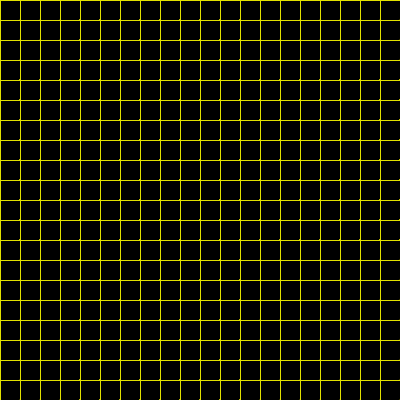
Frame 1 (no input)
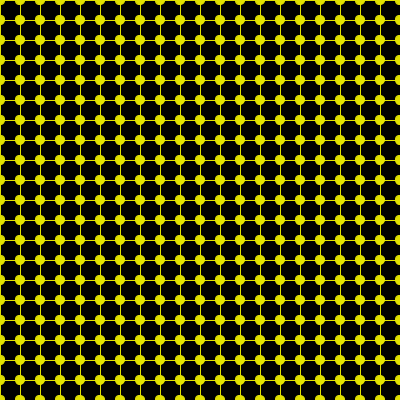
Frame 60 (the mouse pressed at the canvas centre just before this capture)
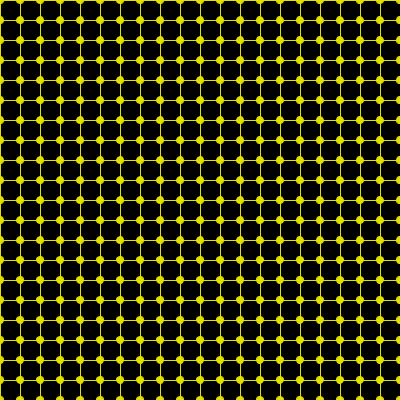
Frame 120 (the mouse held since frame 60 and released just before this capture)

The Processing sketch that drew these frames (run headless with seeded random() and noise(); from frame 60 on, the mouse is pressed at the canvas centre):

// Processing sketch: processing_119857
// ── processing_119857.pde

int i;
int j;
float k;
int direction;
float dia;
void setup()
{
  size(400,400);
}
void draw()
{
 
 background(0);
  if  (k>10) {
  direction = 0;
  }
  if (k<0) {
    direction=1;
  }
  if (direction==1){
    k=k+0.8;
    
  } else{
      k=k-0.3;
    }
    fill(225,225,0);
    stroke(225,225,0);
    
for(j=0;j<50;j++)
{
for(i=0;i<80;i++)
{
  dia=random(1,10);
   
  line(i*10,j*20,j*20,j*20);
  line(i*20,0,i*20,500);
  ellipse(i*20,j*20,k,k);
}
}
}
